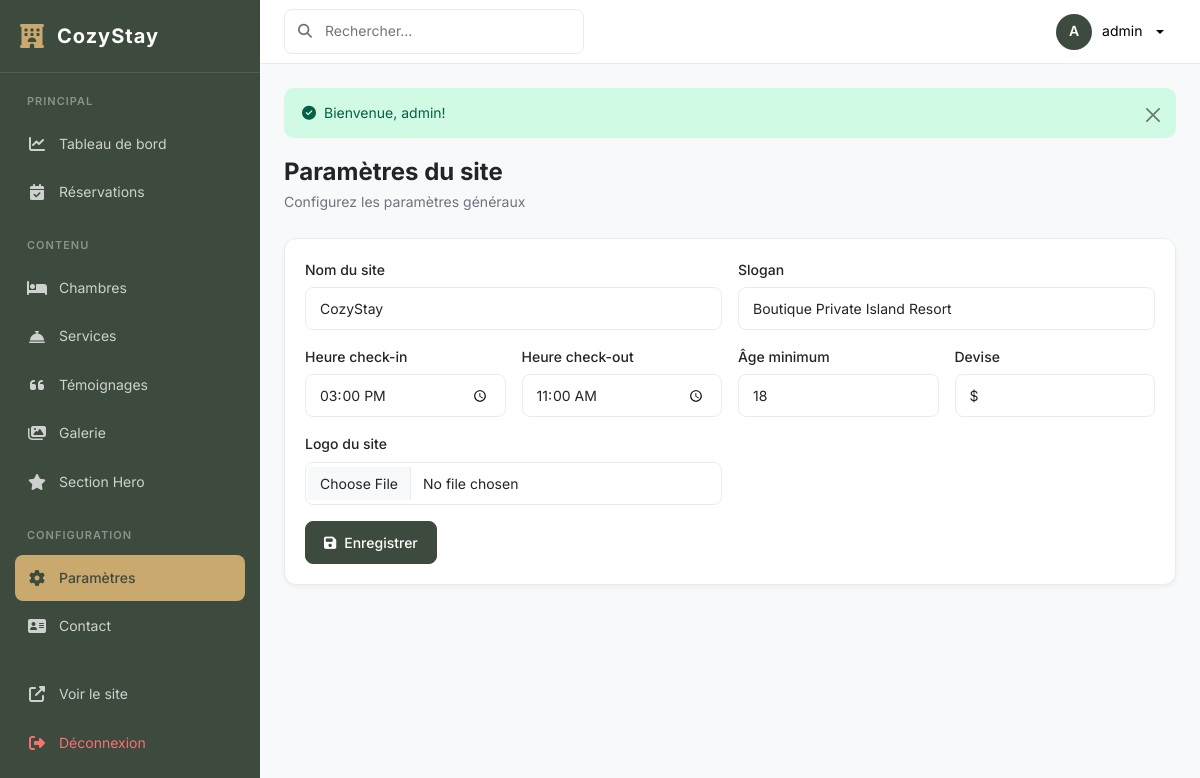
The app's page /dashboard/settings/index.php (signed in) with its own data.
### tables this page shows
CREATE TABLE IF NOT EXISTS `site_settings` (
  `id` int(11) NOT NULL AUTO_INCREMENT,
  `site_name` varchar(100) DEFAULT 'CozyStay',
  `site_logo` varchar(500) DEFAULT NULL,
  `tagline` varchar(200) DEFAULT '',
  `check_in_time` varchar(10) DEFAULT '15:00',
  `check_out_time` varchar(10) DEFAULT '11:00',
  `min_age` int(11) DEFAULT 18,
  `currency` varchar(10) DEFAULT '$',
  PRIMARY KEY (`id`)
);

### includes/functions.php (called while the page is built, shortened)
<?php
function e($str) {
    return htmlspecialchars($str ?? '', ENT_QUOTES, 'UTF-8');
}

### dashboard/settings/index.php (the view, shortened to what this page needs)
<?php
require_once __DIR__ . '/../../includes/functions.php';
$db = getDB();
$settings = $db->query("SELECT * FROM site_settings LIMIT 1")->fetch();
$v = $settings ?: [];
include __DIR__ . '/../includes/dash_header.php';
?>
<div class="page-header"><div><h1>Paramètres du site</h1><p>Configurez les paramètres généraux</p></div></div>
<div class="dashboard-card"><div class="card-body">
    <form method="post" enctype="multipart/form-data">
        <div class="row g-3">
            <div class="col-md-6"><label class="form-label">Nom du site</label><input type="text" name="site_name" class="form-control" value="<?= e($v['site_name'] ?? 'CozyStay') ?>"></div>
            <div class="col-md-6"><label class="form-label">Slogan</label><input type="text" name="tagline" class="form-control" value="<?= e($v['tagline'] ?? '') ?>"></div>
            <div class="col-md-3"><label class="form-label">Heure check-in</label><input type="time" name="check_in_time" class="form-control" value="<?= e($v['check_in_time'] ?? '15:00') ?>"></div>
            <div class="col-md-3"><label class="form-label">Heure check-out</label><input type="time" name="check_out_time" class="form-control" value="<?= e($v['check_out_time'] ?? '11:00') ?>"></div>
            <div class="col-md-3"><label class="form-label">Âge minimum</label><input type="number" name="min_age" class="form-control" value="<?= (int)($v['min_age'] ?? 18) ?>" min="0"></div>
            <div class="col-md-3"><label class="form-label">Devise</label><input type="text" name="currency" class="form-control" value="<?= e($v['currency'] ?? '$') ?>"></div>
            <div class="col-md-6"><label class="form-label">Logo du site</label><input type="file" name="site_logo" class="form-control" accept="image/*"></div>
            <div class="col-12"><button type="submit" class="btn btn-primary btn-lg"><i class="fas fa-save me-2"></i>Enregistrer</button></div>
        </div>
    </form>
</div></div>
<?php include __DIR__ . '/../includes/dash_footer.php'; ?>

### assets/css/dashboard.css (style rules this page uses)
:root { --primary-green: #3d4a3e; --primary-green-light: #4a5a4b; --primary-green-dark: #2d3a2e; --accent-gold: #c9a96e; --accent-beige: #d4c4a8; --sidebar-width: 260px; --topbar-height: 64px; --bg-light: #f8f9fa; --bg-card: #ffffff; --text-dark: #212529; --text-muted: #6c757d; --border-color: #e9ecef; --shadow-sm: 0 2px 4px rgba(0, 0, 0, 0.05); --shadow-md: 0 4px 12px rgba(0, 0, 0, 0.1); --transition: all 0.3s ease; }
* { margin: 0; padding: 0; box-sizing: border-box; }
body { font-family: 'Inter', -apple-system, BlinkMacSystemFont, 'Segoe UI', Roboto, sans-serif; background-color: var(--bg-light); color: var(--text-dark); font-size: 14px; line-height: 1.6; }
.page-header { display: flex; justify-content: space-between; align-items: flex-start; margin-bottom: 24px; }
.page-header h1 { font-size: 24px; font-weight: 700; color: var(--text-dark); margin-bottom: 4px; }
.page-header p { color: var(--text-muted); margin: 0; }
.dashboard-card { background: var(--bg-card); border-radius: 12px; box-shadow: var(--shadow-sm); border: 1px solid var(--border-color); overflow: hidden; }
.dashboard-card .card-body { padding: 20px; }
.btn { font-size: 14px; font-weight: 500; padding: 10px 18px; border-radius: 8px; transition: var(--transition); }
.btn-primary { background: var(--primary-green); border-color: var(--primary-green); }
.form-control, .form-select { border: 1px solid var(--border-color); border-radius: 8px; padding: 10px 14px; font-size: 14px; transition: var(--transition); }
.form-label { font-weight: 500; margin-bottom: 6px; color: var(--text-dark); }

### records on screen
site_settings: site_name "CozyStay", tagline "Boutique Private Island Resort", check_in_time "15:00", check_out_time "11:00", min_age "18", currency "$"

### other values on screen
substr($_SESSION['admin_username'] ?? 'A', 0, 1) "A"
$_SESSION['admin_username'] "admin"
$msg['message'] "Bienvenue, admin!"
